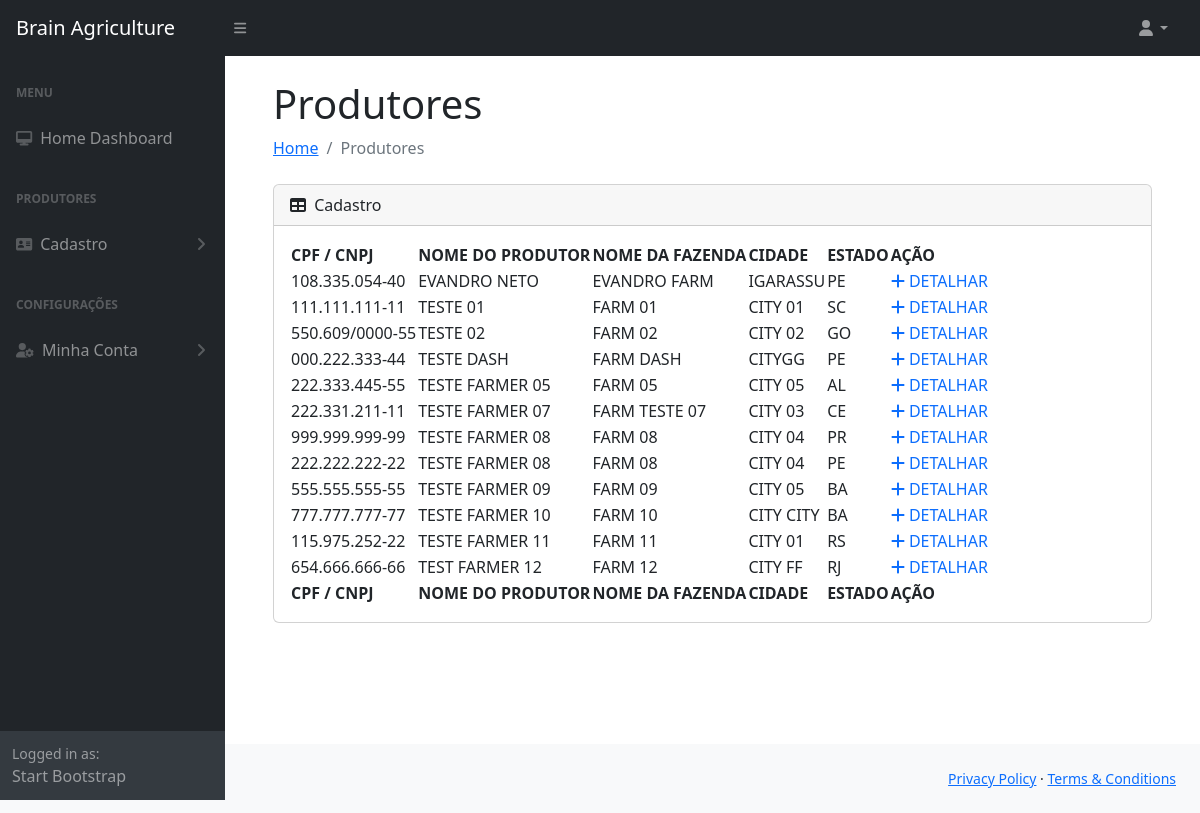
/producers/, run on the app's committed database.
### producers/models.py (models this page shows)
class Producer(models.Model):
    id = models.IntegerField(primary_key=True)
    cpforcnpj = models.CharField(max_length=18, blank=False, null=False, unique=True)
    name = models.CharField(max_length=100, blank=False, null=False)
    farm_name = models.CharField(max_length=100, blank=False, null=False)
    city = models.CharField(max_length=100, blank=False, null=False)
    state = models.CharField(max_length=100, blank=False, null=False)
    total_area_hectares = models.FloatField(blank=False, null=False)
    arable_area_hectares = models.IntegerField(blank=False, null=False)
    vegetation_area_hectares = models.IntegerField(blank=False, null=False)
    planted_types = models.CharField(max_length=200)

### producers/views.py (the view)
# urls.py: path('producers/', ProducersListView.as_view(), name='producers'),
class ProducersListView(ListView):
    model = models.Producer
    template_name = 'producers.html'
    context_object_name = 'producers'

### producers/templates/producers.html (shortened to what this page needs)
{% extends "base.html" %}
{% load static %}
{% block content %}
<div class="container-fluid px-4">
<h1 class="mt-4" style="width: 180px;display: inline-block;">Produtores</h1>
<ol class="breadcrumb mb-4">
    <li class="breadcrumb-item"><a href="/index/">Home</a></li>
    <li class="breadcrumb-item active">Produtores</li>
</ol>
<div class="card mb-2">
    <div class="card-header">
        <i class="fas fa-table me-1"></i>
        Cadastro
    </div>
    <div class="card-body">
        <table id="datatablesSimple">
            <thead>
                <tr>
                    <th>CPF / CNPJ</th>
                    <th>NOME DO PRODUTOR</th>
                    <th>NOME DA FAZENDA</th>
                    <th>CIDADE</th>
                    <th>ESTADO</th>
                    <th>AÇÃO</th>
                </tr>
            </thead>
            <tfoot>
                <tr>
                    <th>CPF / CNPJ</th>
                    <th>NOME DO PRODUTOR</th>
                    <th>NOME DA FAZENDA</th>
                    <th>CIDADE</th>
                    <th>ESTADO</th>
                    <th>AÇÃO</th>
                </tr>
            </tfoot>
            {% if producers %}
            <tbody>
                {% for producer in producers %}
                <tr>
                    <td>{{ producer.cpforcnpj }}</td>
                    <td>{{ producer.name }}</td>
                    <td>{{ producer.farm_name }}</td>
                    <td>{{ producer.city }}</td>
                    <td>{{ producer.state }}</td>
                    <td><a href="{% url 'producer_detail' producer.pk %}" class="link-primary" id="prod_detail" style="text-decoration: none;"><i class="fa fa-plus" aria-hidden="true"></i> DETALHAR
                    </td>
                </tr>
                {% endfor %}
            </tbody>
            {% endif %}
        </table>
    </div>
</div>
{% endblock %}

### app/templates/base.html (shortened to what this page needs)
{% load static %}
<!DOCTYPE html>
<html lang="pt-br">
    <head>
        <link href="https://cdn.jsdelivr.net/npm/simple-datatables@7.1.2/dist/style.min.css" rel="stylesheet" />
        <link href="{% static 'css/styles.css' %}" rel="stylesheet" />
    </head>
    <body class="sb-nav-fixed">
        <nav class="sb-topnav navbar navbar-expand navbar-dark bg-dark">
            <a class="navbar-brand ps-3" href="http://127.0.0.1:7000/">Brain Agriculture</a>
            <button class="btn btn-link btn-sm order-1 order-lg-0 me-4 me-lg-0" id="sidebarToggle" href="#!"><i
                    class="fas fa-bars"></i></button>
            <ul class="navbar-nav ms-auto ms-md-0 me-3 me-lg-4">
                <li class="nav-item dropdown">
                    <a class="nav-link dropdown-toggle" id="navbarDropdown" href="#" role="button"
                        data-bs-toggle="dropdown" aria-expanded="false"><i class="fas fa-user fa-fw"></i></a>
                </li>
            </ul>
        </nav>
        <div id="layoutSidenav">
            <div id="layoutSidenav_nav">
                <nav class="sb-sidenav accordion sb-sidenav-dark" id="sidenavAccordion">
                    <div class="sb-sidenav-menu">
                        <div class="nav">
                            <div class="sb-sidenav-menu-heading">Menu</div>
                            <a class="nav-link" href="http://127.0.0.1:7000/">
                                <div class="sb-nav-link-icon"><i class="fa fa-desktop" aria-hidden="true"></i></div>
                                Home Dashboard
                            </a>
                            <div class="sb-sidenav-menu-heading">Produtores</div>
                            <a class="nav-link collapsed" href="#" data-bs-toggle="collapse"
                                data-bs-target="#collapseLayouts" aria-expanded="false" aria-controls="collapseLayouts">
                                <div class="sb-nav-link-icon"><i class="fa fa-address-card" aria-hidden="true"></i>
                                </div>
                                Cadastro
                                <div class="sb-sidenav-collapse-arrow"><i class="fas fa-angle-down"></i></div>
                            </a>
                            <div class="sb-sidenav-menu-heading">Configurações</div>
                            <a class="nav-link collapsed" href="#" data-bs-toggle="collapse"
                                data-bs-target="#pagesCollapseError" aria-expanded="false"
                                aria-controls="pagesCollapseError">
                                <div class="sb-nav-link-icon"><i class="fa-solid fa-user-gear"></i>
                                </div>
                                Minha Conta
                                <div class="sb-sidenav-collapse-arrow"><i class="fas fa-angle-down"></i></div>
                            </a>
                        </div>
                    </div>
                    <div class="sb-sidenav-footer">
                        <div class="small">Logged in as:</div>
                        Start Bootstrap
                    </div>
                </nav>
            </div>
            <div id="layoutSidenav_content">
                <main>
                    <div class="container-fluid px-4">
                        {% block content %}
                        {% endblock content %}
                    </div>
                </main>
                </div>
            </div>
        <footer class="py-4 bg-light mt-auto">
            <div class="container-fluid px-4" style="position: relative;">
                <div class="d-flex align-items-center justify-content-between small">
                    <div class="text-muted">Copyright &copy; Brain AG 2023</div>
                    <div>
                        <a href="#">Privacy Policy</a>
                        &middot;
                        <a href="#">Terms &amp; Conditions</a>
                    </div>
                </div>
            </div>
    </body>
    </body>
</html>

### data on the page
Producer: cpforcnpj "108.335.054-40", name "EVANDRO NETO", farm_name "EVANDRO FARM", city "IGARASSU", state "PE"
Producer: cpforcnpj "111.111.111-11", name "TESTE 01", farm_name "FARM 01", city "CITY 01", state "SC"
Producer: cpforcnpj "550.609/0000-55", name "TESTE 02", farm_name "FARM 02", city "CITY 02", state "GO"
Producer: cpforcnpj "000.222.333-44", name "TESTE DASH", farm_name "FARM DASH", city "CITYGG", state "PE"
Producer: cpforcnpj "222.333.445-55", name "TESTE FARMER 05", farm_name "FARM 05", city "CITY 05", state "AL"
Producer: cpforcnpj "222.331.211-11", name "TESTE FARMER 07", farm_name "FARM TESTE 07", city "CITY 03", state "CE"
Producer: cpforcnpj "999.999.999-99", name "TESTE FARMER 08", farm_name "FARM 08", city "CITY 04", state "PR"
Producer: cpforcnpj "222.222.222-22", name "TESTE FARMER 08", farm_name "FARM 08", city "CITY 04", state "PE"
Producer: cpforcnpj "555.555.555-55", name "TESTE FARMER 09", farm_name "FARM 09", city "CITY 05", state "BA"
Producer: cpforcnpj "777.777.777-77", name "TESTE FARMER 10", farm_name "FARM 10", city "CITY CITY", state "BA"
Producer: cpforcnpj "115.975.252-22", name "TESTE FARMER 11", farm_name "FARM 11", city "CITY 01", state "RS"
Producer: cpforcnpj "654.666.666-66", name "TEST FARMER 12", farm_name "FARM 12", city "CITY FF", state "RJ"
